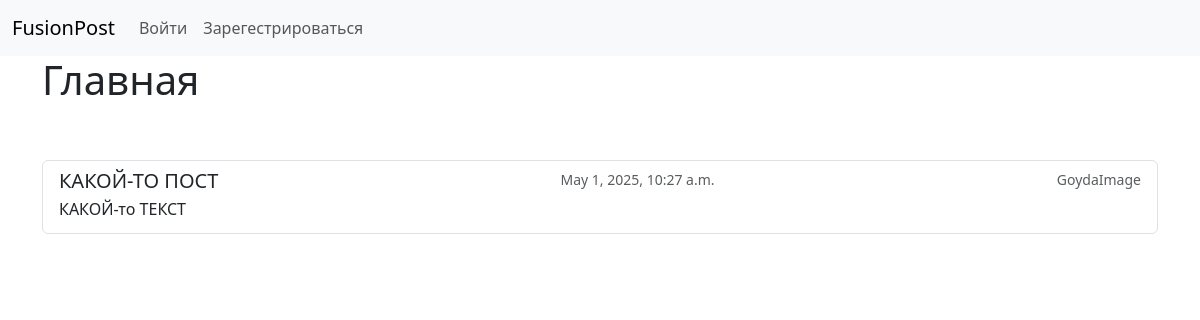
/blogs/, run on an earlier commit of the app's database.
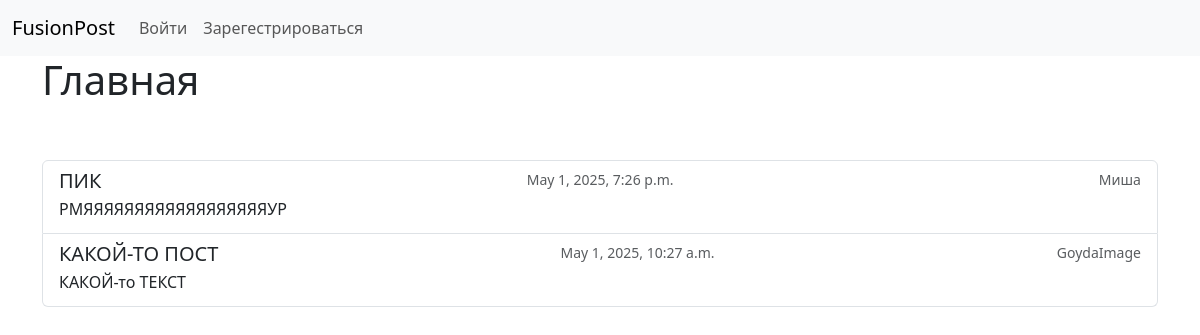
And on a later commit of the database.
### blogs/models.py (models this page shows, shortened)
class TextPost(models.Model):
    author = models.ForeignKey(settings.AUTH_USER_MODEL, on_delete=models.CASCADE, related_name='blog_text_posts')
    image = models.ImageField(blank=True, upload_to='posts/%Y/%m/%d/')
    title = models.CharField(max_length=50)
    body = models.CharField(blank=True)
    publish = models.DateTimeField(default=timezone.now)
    private = models.BooleanField(default=False)
    class Meta:
        ordering = ['-publish']
        indexes = [models.Index(fields=['-publish'])]

class CustomUser(AbstractUser):
    phone = models.CharField(max_length=20)
    avatar = models.ImageField(upload_to='users/%Y/%m/%d/', blank=True)
    def __str__(self):
        return self.username

### blogs/views.py (the view)
# urls.py: path('', views.index, name="index"),
def index(request):
    return render(request, "index.html", {"text_posts": TextPost.objects.filter(private=False)})

### blogs/templates/index.html (shortened to what this page needs)
{% extends "base.html" %}
{% block body %}
    <h1>Главная</h1>
    <br><br>
    <div class="list-group">
        {% for post in text_posts %}
            <a href="{% url "blogs:text_post_detail" post.id %}" class="list-group-item list-group-item-action">
                <div class="d-flex w-100 justify-content-between">
                    <h5 class="mb-1">{{ post.title }}</h5>
                    <small class="text-body-secondary">{{ post.publish }}</small>
                    <small class="text-body-secondary">{{ post.author }}</small>
                </div>
                <p class="mb-1">{{ post.body|truncatewords:30 }}</p>
            </a>
        {% endfor %}
      </div>
{% endblock %}

What changed in the data, as far as the page shows it:
added TextPost: title "ПИК", publish "May 1, 2025, 7:26 p.m.", author "Миша", body "РМЯЯЯЯЯЯЯЯЯЯЯЯЯЯЯЯЯЯУР"
